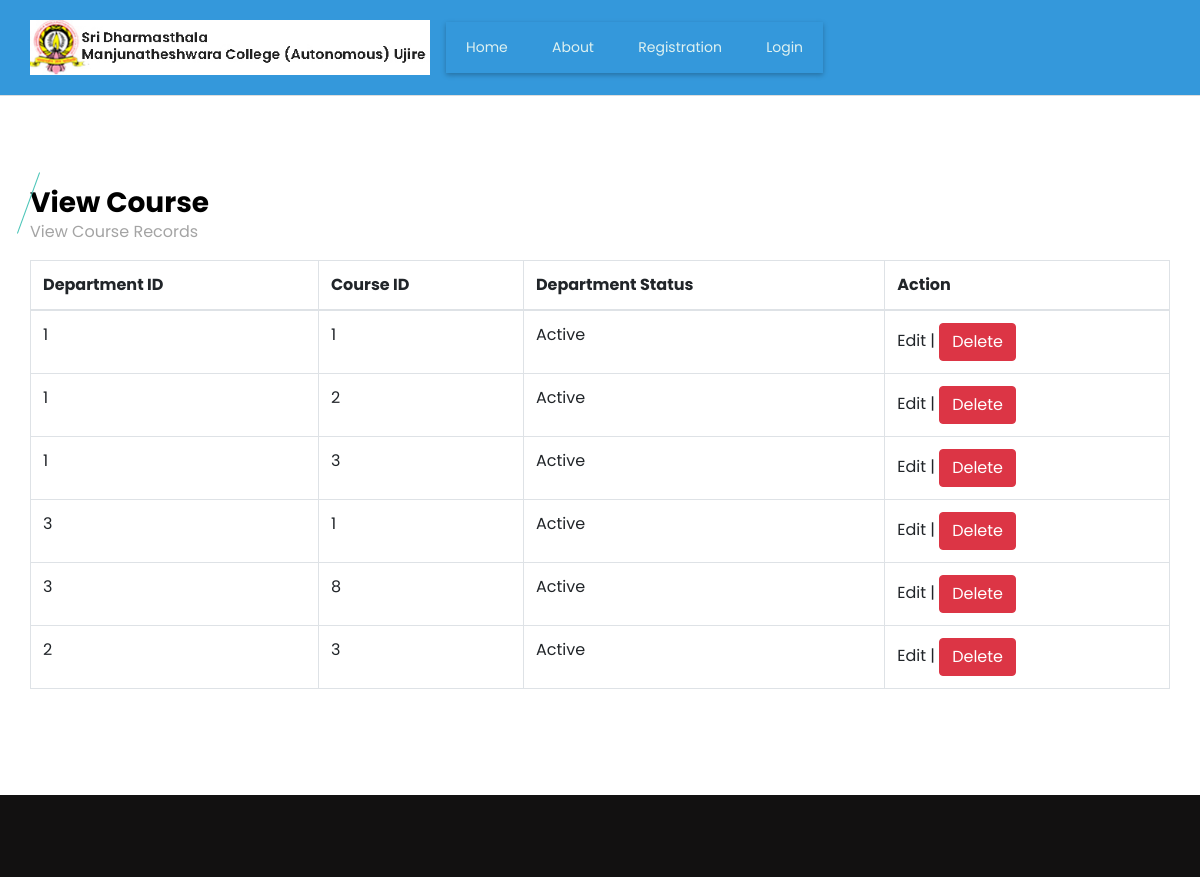
Page /view-departmentcourse.php (upper part) on the earlier database version.
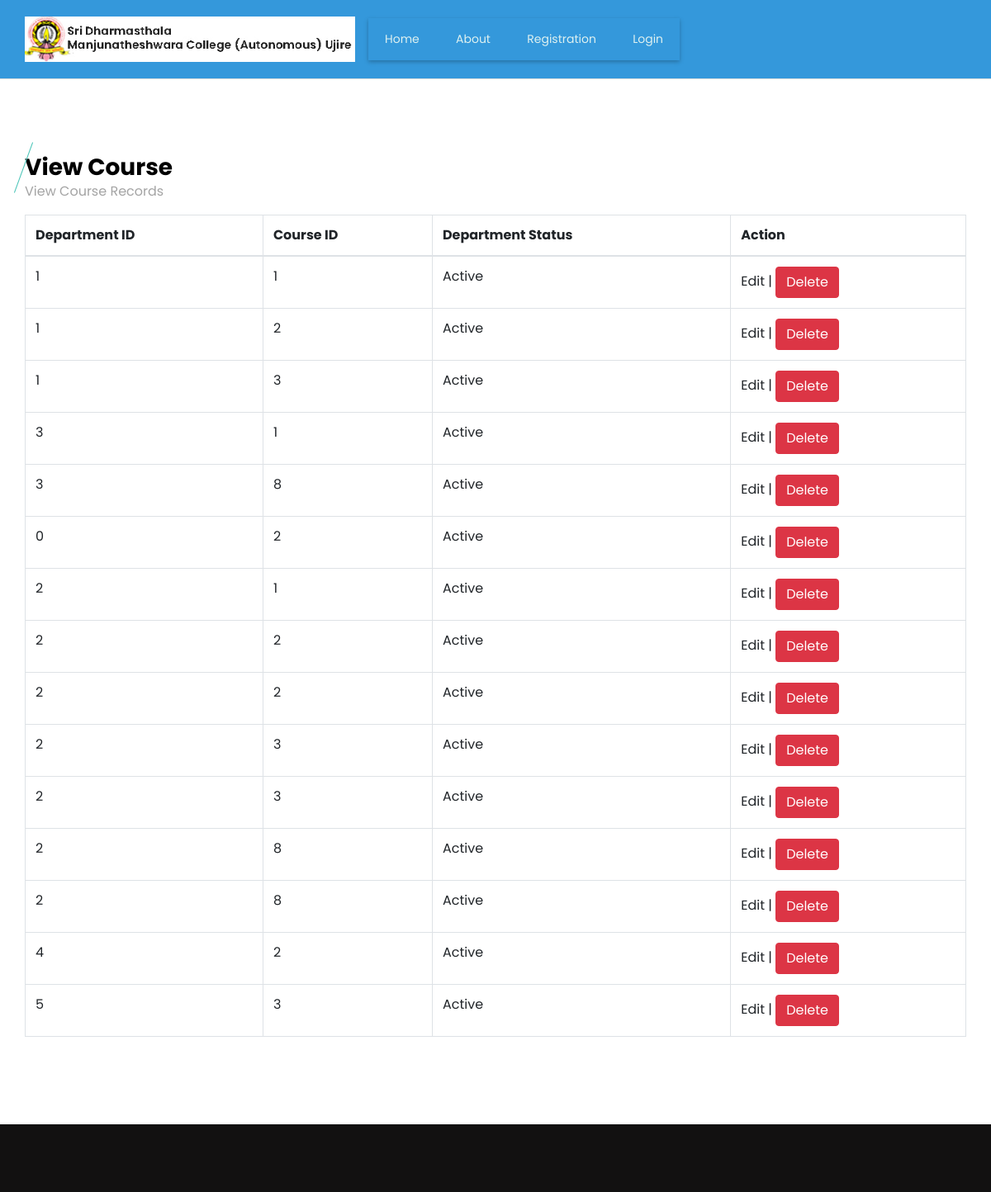
Same page on the later database version.
### tables this page shows
CREATE TABLE `dept_course` (
  `dept_course_id` int(11) NOT NULL,
  `department_id` int(11) NOT NULL,
  `course_id` int(11) NOT NULL,
  `dept_status` varchar(10) NOT NULL
);

### view-departmentcourse.php (the view, shortened to what this page needs)
<?php
include("header.php");
?>
  <section class="event_section layout_padding">
    <div class="container">
      <div class="heading_container">
        <h3>
          View Course
        </h3>
        <p>
          View Course Records
        </p>
      </div>
      <div class="event_container">
        <div class="">
<table id="datatableplugin" class="table table-bordered">
	<thead>
		<tr>
			<th>Department ID</th>
			<th>Course ID</th>
			<th>Department Status</th>
			<th>Action</th>
		</tr>
	</thead>
	<tbody>
		<?php
		$sqlview = "SELECT * FROM  dept_course ";
		$qsqlview = mysqli_query($con,$sqlview);
		while($rsview = mysqli_fetch_array($qsqlview))
		{
			echo "<tr>
				<td>$rsview[department_id]</td>
				<td>$rsview[course_id]</td>
				<td>$rsview[dept_status]</td>
				<td>Edit |
				<a href='view-departmentcourse.php?delid=$rsview[dept_course_id]' class='btn btn-danger' onclick='return confirmdel()' >Delete</a>
			</tr>";
		}
		?>
	</tbody>
</table>
        </div>
      </div>
    </div>
  </section>
<?php
include("footer.php");
?>

Differences in the rows shown:
added dept_course: department "0", course "2", dept_status "Active"
added dept_course: department "2", course "1", dept_status "Active"
added dept_course: department "2", course "2", dept_status "Active"
added dept_course: department "2", course "2", dept_status "Active"
added dept_course: department "2", course "3", dept_status "Active"
added dept_course: department "2", course "8", dept_status "Active"
added dept_course: department "2", course "8", dept_status "Active"
added dept_course: department "4", course "2", dept_status "Active"
added dept_course: department "5", course "3", dept_status "Active"
